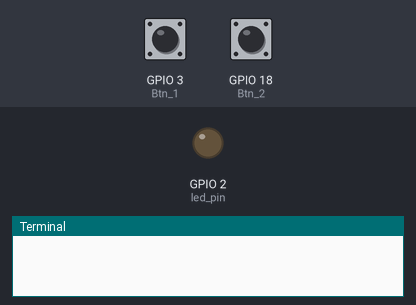
A program run on a simulated Raspberry Pi (BCM pin numbers). On the bench: output pins drawn as LEDs (lit = HIGH), the last lines printed to the terminal. The inputs (shaded band) are chosen by the test bench; at power-on: GPIO 3 (Btn_1) HIGH, GPIO 18 (Btn_2) HIGH.

Above: at 1.2 s.
1.3 s: GPIO 3 (Btn_1) pulled LOW for 0.15 s
At 2.2 s:
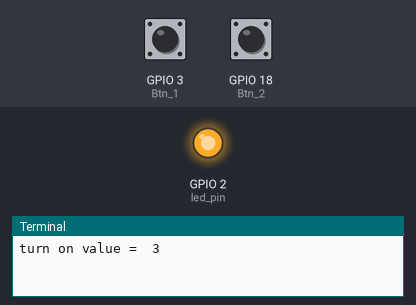
2.9 s: GPIO 18 (Btn_2) pulled LOW for 0.15 s
At 3.4 s:
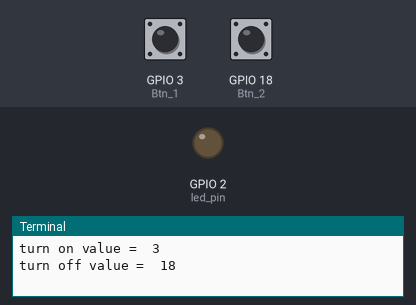
4.5 s: GPIO 3 (Btn_1) pulled LOW for 1 s
At 5.8 s:
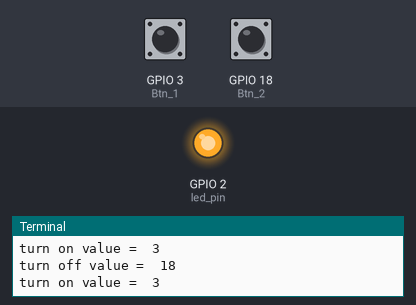
7.0 s: GPIO 18 (Btn_2) pulled LOW for 1 s
At 7.8 s:
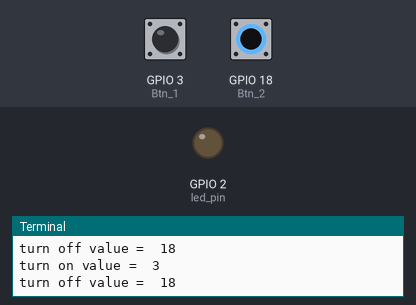
Timing chart, 0 to 10.0 s (numbered marks = the images above; inputs shaded):
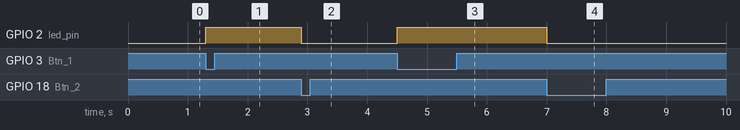

The program:

05-Interrupt.py
```python
import RPi.GPIO as GPIO
import time

led_pin = 2
Btn_1 = 3
Btn_2 = 18
led_state = 0;
def init() :
	GPIO.setmode(GPIO.BCM)
	GPIO.setup(led_pin , GPIO.OUT)
	GPIO.setup(Btn_1 , GPIO.IN , pull_up_down = GPIO.PUD_UP)
	GPIO.setup(Btn_2 , GPIO.IN , pull_up_down = GPIO.PUD_UP)
	GPIO.add_event_detect(Btn_1 , GPIO.FALLING, callback=turnon)
	GPIO.add_event_detect(Btn_2 , GPIO.FALLING, callback=turnoff)


def turnon(value) :
		GPIO.output(led_pin , GPIO.HIGH)
		print("turn on value = ",value)
		time.sleep(0.2)

def turnoff(value) :
		GPIO.output(led_pin , GPIO.LOW)
		print("turn off value = ",value)
		time.sleep(0.2)
init()

while True:
	pass
```

Measured:
- after the input at 1.3 s, GPIO 2 (led_pin): LOW → HIGH at once
- after the input at 2.9 s, GPIO 2 (led_pin): HIGH → LOW at once
- after the input at 4.5 s, GPIO 2 (led_pin): LOW → HIGH at once
- after the input at 7.0 s, GPIO 2 (led_pin): HIGH → LOW at once
